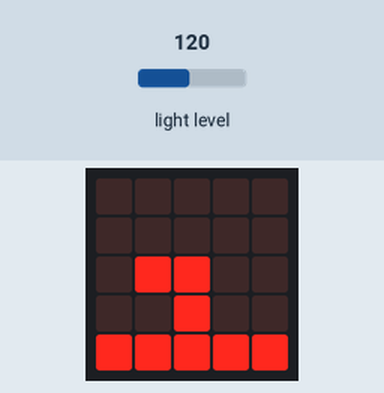
This program was run on a simulated BBC micro:bit (MakeCode). On the bench: the board's 5×5 LED display. The inputs (shaded band) are chosen by the test bench; at power-on: light level 120.

Above: at 1.5 s.
1.6 s: light level set to 125
9.6 s: light level set to 133
At 16.34 s:
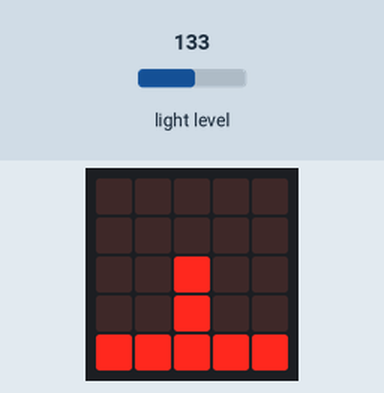
23.4 s: light level set to 5
At 28.98 s:
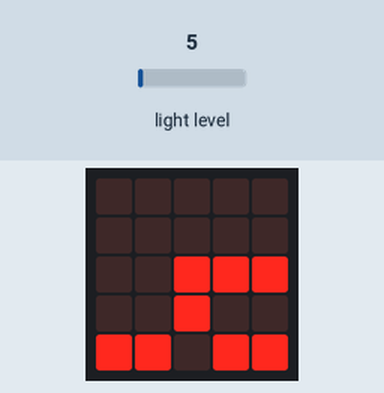
31.4 s: light level set to 191
At 36.1 s:
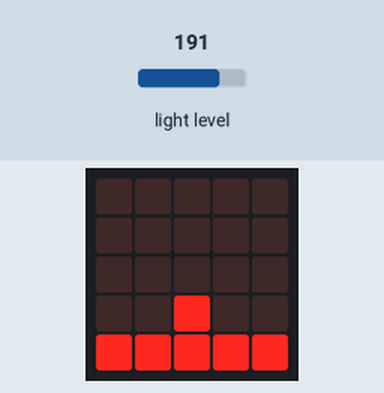
Timing chart, 0 to 37.6 s (numbered marks = the images above; inputs shaded):
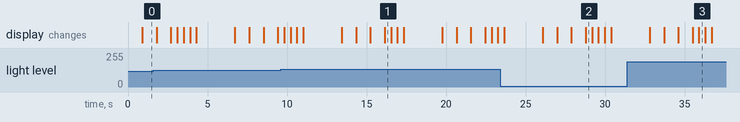

The program:

main.ts
```typescript
basic.forever(function () {
    basic.showLeds(`
        . . . . .
        . . . . .
        . . # # .
        . . # . .
        # # # # #
        `)
    basic.pause(500)
    basic.showLeds(`
        . . . . .
        . . . . .
        . # # . .
        . . # . .
        # # # # #
        `)
    basic.pause(500)
    basic.showLeds(`
        . . . . .
        . . . . .
        . . # # .
        . . # . .
        # # # # #
        `)
    basic.pause(500)
    if (input.lightLevel() > 128) {
        basic.showLeds(`
            . . . . .
            . . . . .
            . . # . .
            . . # . .
            # # # # #
            `)
        basic.showLeds(`
            . . . . .
            . . . . .
            . . . . .
            . . # . .
            # # # # #
            `)
        basic.showLeds(`
            . . . . .
            . . . . .
            . . . . .
            . . . . .
            # # # # #
            `)
    } else {
        basic.showLeds(`
            . . . . .
            . . . . .
            . . # # #
            . . # . .
            # # . # #
            `)
        basic.showLeds(`
            . . . . .
            . . . . .
            . . # # #
            . . . . .
            # # . # #
            `)
        basic.showLeds(`
            . . . . .
            . . . . .
            . . . # #
            . . . . .
            # # . # #
            `)
        basic.showLeds(`
            . . . . .
            . . . . .
            . . . . #
            . . . . .
            # # . # #
            `)
    }
    basic.showLeds(`
        . . . . .
        . . . . .
        . . . . .
        . . . . .
        # # . # #
        `)
    basic.pause(2000)
})
```

test.ts
```typescript
// οι δοκιμές πηγαίνουν εδώ, δεν θα γίνει εκτέλεση όταν αυτό το πακέτο χρησιμοποιηθεί ως επέκταση.
```

Measured:
- the behaviour switches between 128 and 129 on light level (found by bisection; images 0 and 1)
- after the input at 9.6 s, the display: first differs from a run without the input after 6.5 s (image 1)
- after the input at 23.4 s, the display: first differs from a run without the input after 5.4 s (image 2)
- after the input at 31.4 s, the display: first differs from a run without the input after 4.1 s (image 3 shows a later state)
- what the display in image 1 shows lasts 0.4 s, from 16.1 s to 16.5 s
